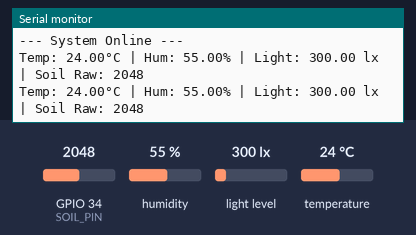
A program run on a simulated ESP32. Parts: the last lines printed to the serial monitor. Inputs (shaded band) come from the test bench; at power-on: humidity 55 %, light level 300 lx, GPIO 34 (SOIL_PIN) = 2048, temperature 24 °C.

Above: at 2.8 s.
2.9 s: humidity set to 22 %
At 5.2 s:
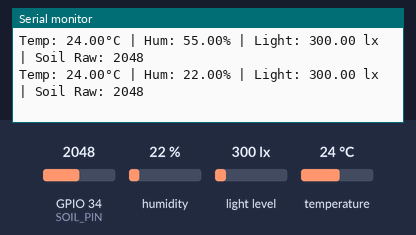
5.6 s: light level set to 40 lx
At 7.2 s:
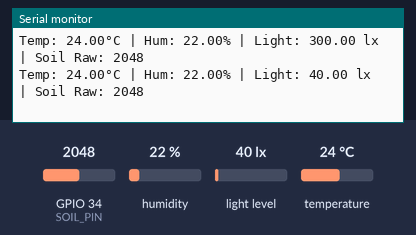
8.3 s: GPIO 34 (SOIL_PIN) set to 2866
At 10.7 s:
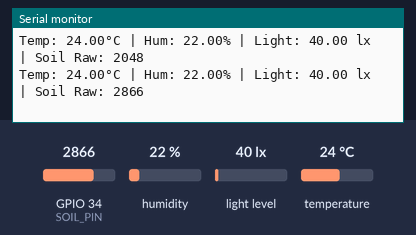
11.0 s: temperature set to 12 °C
At 12.5 s:
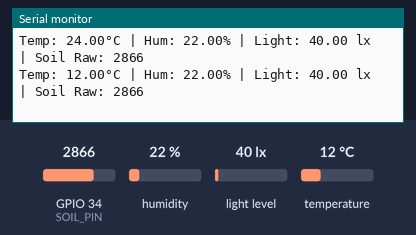
13.7 s: light level set to 500 lx
At 15.4 s:
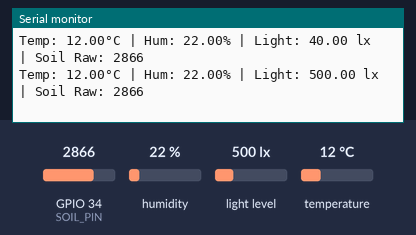
16.4 s: GPIO 34 (SOIL_PIN) set to 3972
At 18.9 s:
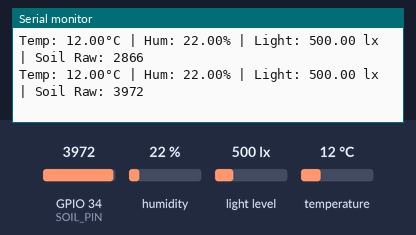
Timing chart, 0 to 20.1 s (numbered marks = the images above; inputs shaded):
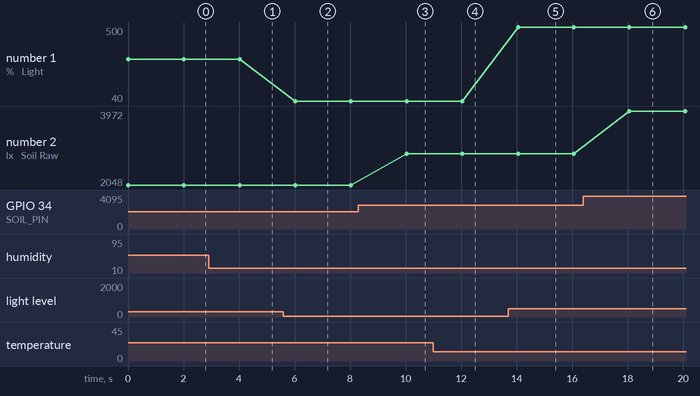

Measured:
- after the input at 2.9 s, the serial monitor: prints a new line after 1.1 s (image 1)
- after the input at 5.6 s, the serial monitor: prints a new line after 0.43 s (image 2)
- after the input at 8.3 s, the serial monitor: prints a new line after 1.7 s (image 3)
- after the input at 11.0 s, the serial monitor: prints a new line after 1.0 s (image 4)
- after the input at 13.7 s, the serial monitor: prints a new line after 0.35 s (image 5)
- after the input at 16.4 s, the serial monitor: prints a new line after 1.7 s (image 6)
- plotted number 1: 300 → 40 after the input at 5.6 s, 40 → 500 after the input at 13.7 s
- plotted number 2: 2048 → 2866 after the input at 8.3 s, 2866 → 3972 after the input at 16.4 s

The program:

main.cpp
```cpp
#include <Arduino.h>
#include <Wire.h>
#include <BH1750.h>
#include "DHT.h"

// Pin Definitions
#define DHTPIN 4          // DHT22 Data pin
#define DHTTYPE DHT22
#define SOIL_PIN 34       // Analog Soil Moisture pin

// Initialize sensors
DHT dht(DHTPIN, DHTTYPE);
BH1750 lightMeter;

void setup() {
  // Serial baud rate must match platformio.ini
  Serial.begin(115200);

  // Initialize I2C for BH1750 (Default SDA=21, SCL=22)
  Wire.begin();

  // Initialize DHT22
  dht.begin();

  // Initialize BH1750
  if (lightMeter.begin(BH1750::CONTINUOUS_HIGH_RES_MODE)) {
    Serial.println(F("BH1750 Initialized"));
  } else {
    Serial.println(F("Error initializing BH1750"));
  }

  Serial.println("--- System Online ---");
}

void loop() {
  float humidity = dht.readHumidity();
  float temperature = dht.readTemperature();

  int soilValue = analogRead(SOIL_PIN);

  float lux = lightMeter.readLightLevel();

  Serial.print("Temp: "); Serial.print(temperature); Serial.print("°C | ");
  Serial.print("Hum: "); Serial.print(humidity); Serial.print("% | ");
  Serial.print("Light: "); Serial.print(lux); Serial.print(" lx | ");
  Serial.print("Soil Raw: "); Serial.println(soilValue);

  delay(2000);
}
```
